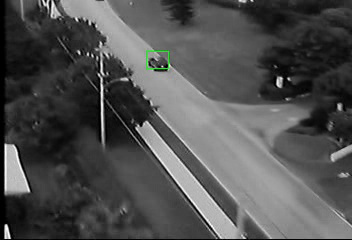
#> input picture frame 10 of w4/result1.avi, 352 x 240 px, given in place of a.avi, which was not available
$ python w5_.py
#> lines starting #> are read from the running program, lines starting #| are printed output that depends on the picture; after the words box and inside, x2 and y2 are one past the last pixel; in counts of white or black regions, pixels touching at a corner belong together
import cv2
import os

def get_vedio():
    video_dir = './result1.avi'  # 视频存储路径及视频名
    fps = 30  # 帧率一般选择20-30
    num = 201  # 图片数+1，因为后面的循环是从1开始
    img_size = (768,576)  # 图片尺寸，若和图片本身尺寸不匹配，输出视频是空的

    fourcc = cv2.VideoWriter_fourcc('M', 'J', 'P', 'G')
    videoWriter = cv2.VideoWriter(video_dir, fourcc, fps, img_size)

    for root,dirs,files in os.walk(os.getcwd()+"/mydata"):
        for file in files:
            frame = cv2.imread(os.getcwd()+"/mydata/"+file)
            videoWriter.write(frame)
            print(file)
    videoWriter.release()
    print('finish')

def train():
    cap = cv2.VideoCapture('./a.avi')
    # knn_sub = cv2.createBackgroundSubtractorKNN()
    mog2_sub = cv2.createBackgroundSubtractorMOG2()

    while True:
        ret, frame = cap.read()
#> frame is the input picture: shape (240, 352, 3); mean B, G, R 80.9, 81.1, 80.9
        if not ret:
            break
        mog_sub_mask = mog2_sub.apply(frame)
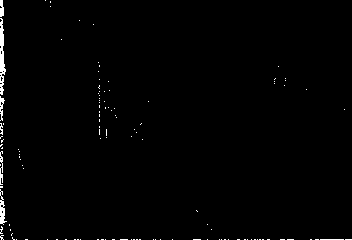
#> mog_sub_mask: shape (240, 352); values 127 (black) and 255 (white), 1% white; 122 white regions (115 under 20 px), largest, box (x1, y1, x2, y2) and area: (0, 18, 6, 95) 261, (0, 189, 7, 225) 118, (0, 151, 3, 185) 67
        # knn_sub_mask = knn_sub.apply(frame)

        cv2.imshow('original', frame)
        cv2.imshow('MOG2', mog_sub_mask)
        # cv2.imshow('KNN', knn_sub_mask)

        key = cv2.waitKey(30) & 0xff
#> (key q is pressed here)
        if key == 27 or key == ord('q'):
            break

    cap.release()
    cv2.destroyAllWindows()

if __name__  == "__main__":
    # get_vedio()
    train()

$ run again, starting later in the video
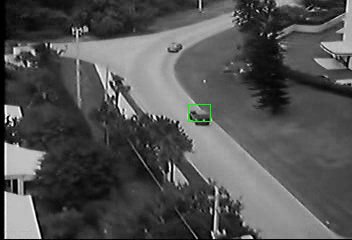
#> input picture frame 45 of w4/result1.avi, 352 x 240 px, given in place of a.avi, which was not available
#> in train, frame is the input picture: shape (240, 352, 3); mean B, G, R 82.7, 82.9, 82.7
#> in train, `mog_sub_mask = mog2_sub.apply(frame)`:
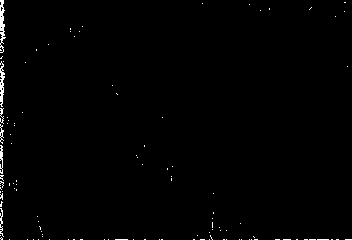
#> mog_sub_mask: shape (240, 352); values 127 (black) and 255 (white), 0.85% white in thin lines or dots

$ run again, starting later in the video
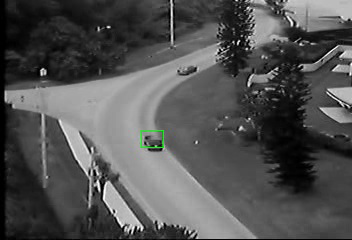
#> input picture frame 80 of w4/result1.avi, 352 x 240 px, given in place of a.avi, which was not available
#> in train, frame is the input picture: shape (240, 352, 3); mean B, G, R 82, 82.3, 82
#> in train, `mog_sub_mask = mog2_sub.apply(frame)`:
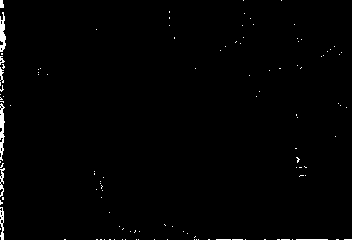
#> mog_sub_mask: shape (240, 352); values 127 (black) and 255 (white), 1% white; 120 white regions (112 under 20 px), largest, box (x1, y1, x2, y2) and area: (0, 103, 5, 161) 177, (0, 12, 6, 52) 157, (0, 207, 4, 240) 87
